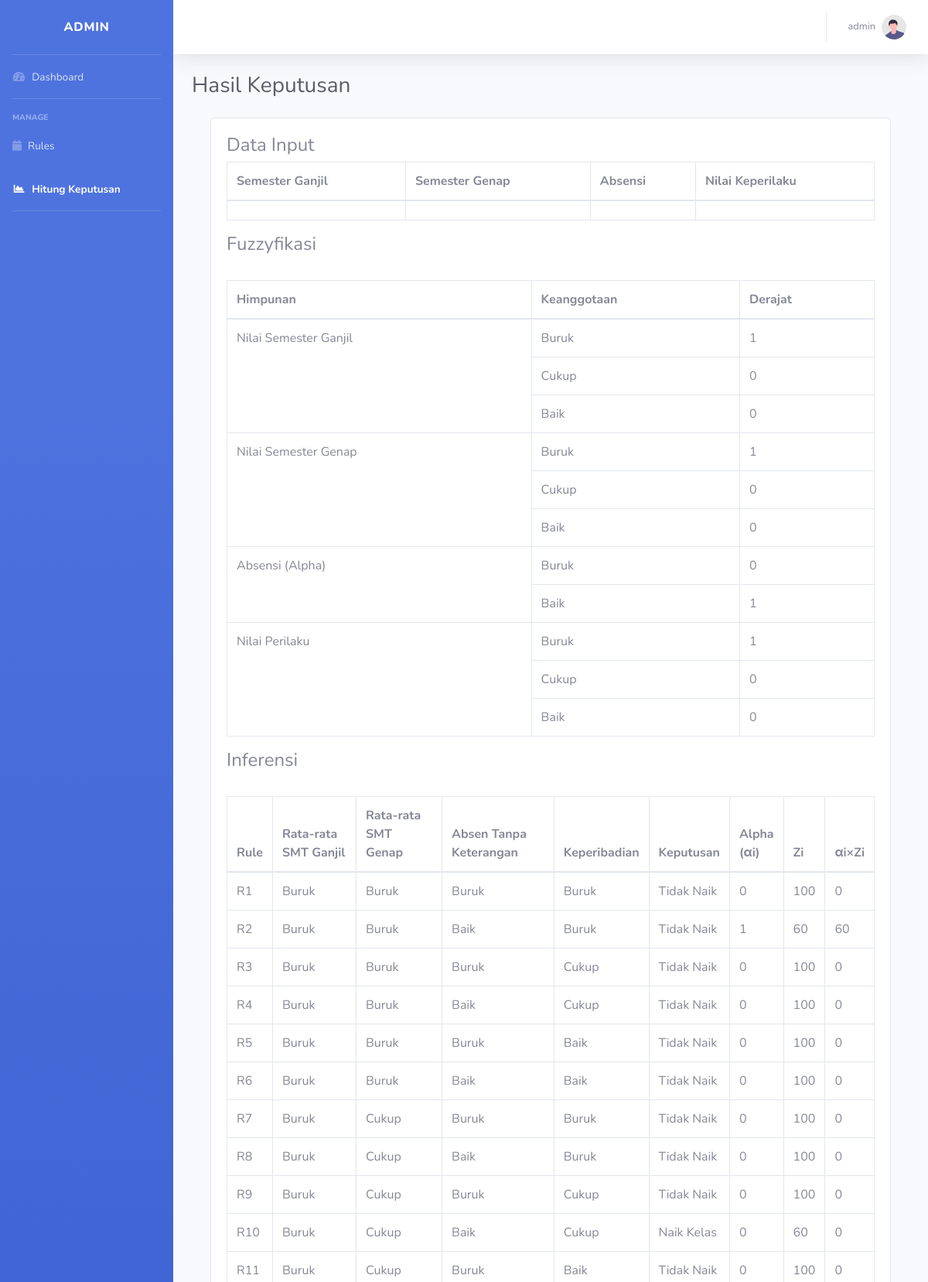
The app's page /dashboard/hasil.php (signed in, upper part) with its own data.
### tables this page shows
CREATE TABLE `rules` (
  `id_rules` int(11) NOT NULL,
  `rules` varchar(20) NOT NULL,
  `smtga` varchar(20) NOT NULL,
  `smtge` varchar(20) NOT NULL,
  `absen` varchar(20) NOT NULL,
  `perilaku` varchar(20) NOT NULL,
  `keputusan` varchar(20) NOT NULL
);

### dashboard/hasil.php (the view, shortened to what this page needs)
<?php
    include("../koneksi.php");
    $id = $_SESSION["id"];
    $nama = mysqli_query($db, "SELECT * FROM admin WHERE id_admin = '$id'");
    $res = mysqli_fetch_array($nama);
    $SMTGa = $_POST['SMTGa'];
    $SMTGe = $_POST['SMTGe'];
    $absensi = $_POST['absensi'];
    $perilaku = $_POST['perilaku'];
    if($SMTGa <= 60){
        $SMTGaBuruk = 1;
    }
    if($SMTGa >= 70 && $SMTGa <=80){
        $SMTGaCukup = 1;
    }
    else if($SMTGa >= 60 && $SMTGa <= 70){
        $SMTGaCukup = ($SMTGa - 60)/(70-60);
    }
    else if($SMTGa >= 80 && $SMTGa <= 90){
        $SMTGaCukup = (90 - $SMTGa)/(90-80);
    }
    else if($SMTGa <= 60 || $SMTGa >= 90){
        $SMTGaCukup = 0;
    }
    if($SMTGa >= 90){
        $SMTGaBaik = 1;
    }
    else if($SMTGa >= 80 && $SMTGa <= 90){
        $SMTGaBaik = ($SMTGa - 80)/(90-80);
    }
    else if($SMTGa <= 80){
        $SMTGaBaik = 0;
    }
    if($SMTGe <= 60){
        $SMTGeBuruk = 1;
    }
    if($SMTGe >= 70 && $SMTGe <= 80){
        $SMTGeCukup = 1;
    }
    else if($SMTGe >= 60 && $SMTGe <= 70){
        $SMTGeCukup = ($SMTGe - 60)/(70-60);
    }
    else if($SMTGe >= 80 && $SMTGe <= 90){
        $SMTGeCukup = (90 - $SMTGe)/(90-80);
    }
    else if($SMTGe <= 60 || $SMTGe >= 90){
        $SMTGeCukup = 0;
    }
    if($SMTGe >= 90){
        $SMTGeBaik = 1;
    }
    else if($SMTGe >= 80 && $SMTGe <= 90){
        $SMTGeBaik = ($SMTGe - 80)/(90-80);
    }
    else if($SMTGe <= 80){
        $SMTGeBaik = 0;
    }
    if($absensi <= 4){
        $absensiBaik = 1;
    }
    if($absensi >= 10){
        $absensiBuruk = 1;
    }
    else if($absensi >= 4 && $absensi <= 10){
        $absensiBuruk = ($absensi - 4)/(10-4);
    }else if($absensi <= 4){
        $absensiBuruk = 0;
    }
    if($perilaku <= 50){
        $perilakuBuruk = 1;
    }
    if($perilaku >= 60 && $perilaku <= 70){
        $perilakuCukup = 1;
    }
    else if($perilaku >= 50 && $perilaku <= 60){
        $perilakuCukup = ($perilaku - 50)/(60-50);
    }
    else if($perilaku >= 70 && $perilaku <= 80){
        $perilakuCukup = (80 - $perilaku)/(80-70);
    }
    else if($perilaku <= 50 || $perilaku >= 80){
        $perilakuCukup = 0;
    }
    if($perilaku >= 80){
        $perilakuBaik = 1;
    }
    else if($perilaku >= 70 && $perilaku <= 80){
        $perilakuBaik = ($perilaku - 70)/(80-70);
    }
    else if($perilaku <= 70){
        $perilakuBaik = 0;
    }
?>
<!DOCTYPE html>
<html lang="en">
<head>
    <link href="assets/vendor/fontawesome-free/css/all.min.css" rel="stylesheet" type="text/css">
    <link href="assets/css/sb-admin-2.min.css" rel="stylesheet">
</head>
<body id="page-top">
    <div id="wrapper">
        <ul class="navbar-nav bg-gradient-primary sidebar sidebar-dark accordion" id="accordionSidebar">
            <a class="sidebar-brand d-flex align-items-center justify-content-center" href="index.php">
                <div class="sidebar-brand-text mx-3">ADMIN</div>
            </a>
            <hr class="sidebar-divider my-0">
            <li class="nav-item">
                <a class="nav-link" href="index.php">
                    <i class="fas fa-fw fa-tachometer-alt"></i>
                    <span>Dashboard</span></a>
            </li>
            <hr class="sidebar-divider">
            <div class="sidebar-heading">
                Manage
            </div>
            <li class="nav-item">
                <a class="nav-link" href="rules.php">
                <i class="fas fa-calendar"></i>
                    <span>Rules</span></a>
            </li>
            <li class="nav-item active">
                <a class="nav-link" href="hitung.php">
                    <i class="fas fa-fw fa-chart-area"></i>
                    <span>Hitung Keputusan</span></a>
            </li>
            <hr class="sidebar-divider">
        </ul>
        <div id="content-wrapper" class="d-flex flex-column">
            <div id="content">
                <nav class="navbar navbar-expand navbar-light bg-white topbar mb-4 static-top shadow">
                    <ul class="navbar-nav ml-auto">
                        <li class="nav-item dropdown no-arrow">
                            <a class="nav-link dropdown-toggle" href="#" id="userDropdown" role="button"
                                data-toggle="dropdown" aria-haspopup="true" aria-expanded="false">
                                <span class="mr-2 d-none d-lg-inline text-gray-600 small"><?= $res["username"]?></span>
                                <img class="img-profile rounded-circle"
                                    src="assets/img/undraw_profile.svg">
                            </a>
                        </li>
                    </ul>
                </nav>
                <div class="container-fluid">
                    <div class="d-sm-flex align-items-center justify-content-between mb-4">
                        <h1 class="h3 mb-0 text-gray-800">Hasil Keputusan</h1>
                    </div>
                    <div class="container">
                        <div class="card">
                            <div class="card-body">
                                <h4><div class="text-black"> Data Input </div></h4>
                                <table class="table table-bordered" id="dataTable" width="100%" cellspacing="0">
                                    <thead>
                                        <tr>
                                            <th>Semester Ganjil</th>
                                            <th>Semester Genap</th>
                                            <th>Absensi</th>
                                            <th>Nilai Keperilaku</th>
                                        </tr>
                                    </thead>
                                    <tbody>
                                        <tr>
                                            <td><?= $SMTGa?></td>
                                            <td><?= $SMTGe?></td>
                                            <td><?= $absensi?></td>
                                            <td><?= $perilaku?></td>
                                        </tr>
                                    </tbody>
                                </table>
                                <h4><div class="text-black"> Fuzzyfikasi </div></h4>
                                <br>
                                <table class="table table-bordered" id="dataTable" width="100%" cellspacing="0">
                                    <thead>
                                        <tr>
                                            <th>Himpunan</th>
                                            <th>Keanggotaan</th>
                                            <th>Derajat</th>
                                        </tr>
                                    </thead>
                                    <tbody>
                                        <tr>
                                            <td rowspan="3">Nilai Semester Ganjil</td>
                                            <td>Buruk</td>
                                            <td><?= $SMTGaBuruk?></td>
                                        </tr>
                                        <tr>
                                            <td>Cukup</td>
                                            <td><?= $SMTGaCukup?></td>
                                        </tr>
                                        <tr>
                                            <td>Baik</td>
                                            <td><?= $SMTGaBaik?></td>
                                        </tr>
                                        <tr>
                                            <td rowspan="3">Nilai Semester Genap</td>
                                            <td>Buruk</td>
                                            <td><?= $SMTGeBuruk?></td>
                                        </tr>
                                        <tr>
                                            <td>Cukup</td>
                                            <td><?= $SMTGeCukup?></td>
                                        </tr>
                                        <tr>
                                            <td>Baik</td>
                                            <td><?= $SMTGeBaik?></td>
                                        </tr>
                                        <tr>
                                            <td rowspan="2">Absensi (Alpha)</td>
                                            <td>Buruk</td>
                                            <td><?= $absensiBuruk?></td>
                                        </tr>
                                        <tr>
                                            <td>Baik</td>
                                            <td><?= $absensiBaik?></td>
                                        </tr>
                                        <tr>
                                            <td rowspan="3">Nilai Perilaku</td>
                                            <td>Buruk</td>
                                            <td><?= $perilakuBuruk?></td>
                                        </tr>
                                        <tr>
                                            <td>Cukup</td>
                                            <td><?= $perilakuCukup?></td>
                                        </tr>
                                        <tr>
                                            <td>Baik</td>
                                            <td><?= $perilakuBaik?></td>
                                        </tr>
                                    </tbody>
                                </table>
                                <h4><div class="text-black"> Inferensi </div></h4>
                                <br>
                                <table class="table table-bordered" id="dataTable" width="100%" cellspacing="0">
                                    <thead>
                                        <tr>
                                            <th>Rule</th>
                                            <th>Rata-rata SMT Ganjil</th>
                                            <th>Rata-rata SMT Genap</th>
                                            <th>Absen Tanpa Keterangan</th>
                                            <th>Keperibadian</th>
                                            <th>Keputusan</th>
                                            <th>Alpha<br>(αi)</th>
                                            <th>Zi</th>
                                            <th>αi×Zi</th>
                                        </tr>
                                    </thead>
                                    <tbody>
                                    <?php
                                        $i=0;
                                        $sql = mysqli_query($db, "SELECT * FROM rules");
                                            while($row = mysqli_fetch_array($sql)){
                                                if($row["smtga"] == "Buruk"){
                                                    $DataGanjil = $SMTGaBuruk;
                                                }else if($row["smtga"] == "Cukup"){
                                                    $DataGanjil = $SMTGaCukup;
                                                }else{
                                                    $DataGanjil = $SMTGaBaik;
                                                }
                                                if($row["smtge"] == "Buruk"){
                                                    $DataGenap = $SMTGeBuruk;
                                                }else if($row["smtge"] == "Cukup"){
                                                    $DataGenap = $SMTGeCukup;
                                                }else{
                                                    $DataGenap = $SMTGeBaik;
                                                }
                                                if($row["absen"] == "Buruk"){
                                                    $DataAbsen = $absensiBuruk;
                                                }else{
                                                    $DataAbsen = $absensiBaik;
                                                }
                                                if($row["perilaku"] == "Buruk"){
                                                    $DataPerilaku = $perilakuBuruk;
                                                }else if($row["perilaku"] == "Cukup"){
                                                    $DataPerilaku = $perilakuCukup;
                                                }else{
                                                    $DataPerilaku = $perilakuBaik;
                                                }
                                                $a[$i] = min($DataGanjil, $DataGenap, $DataAbsen, $DataPerilaku);
                                                if($row["keputusan"] == "Tidak Naik" ){
                                                        $rumus = 100 - $a[$i] * (100-60);
                                                    }else{
                                                        $rumus = $a[$i] * (100-60) + 60;
                                                    }
                                                $z[$i] = $rumus;
                                                $AiZi[$i] = $a[$i]*$z[$i];
                                    ?>
                                        <tr>
                                            <td><?= $row["rules"]?></td>
                                            <td><?= $row["smtga"]?></td>
                                            <td><?= $row["smtge"]?></td>
                                            <td><?= $row["absen"]?></td>
                                            <td><?= $row["perilaku"]?></td>
                                            <td><?= $row["keputusan"]?></td>
                                            <td><?= round($a[$i],2)?></td>
                                            <td><?= round($z[$i],2)?></td>
                                            <td><?= round($AiZi[$i],2)?></td>
                                        </tr>
                                    <?php $i++; }?>
                                    </tbody>
                                </table>
                            </div>
                        </div>
                    </div>
                </div>
            </div>
        </div>
    </div>
</body>
</html>

### records on screen
rules: rules "R1", smtga "Buruk", smtge "Buruk", absen "Buruk", perilaku "Buruk", keputusan "Tidak Naik", i "0", i "100"
rules: rules "R2", smtga "Buruk", smtge "Buruk", absen "Baik", perilaku "Buruk", keputusan "Tidak Naik", i "1", i "60"
rules: rules "R3", smtga "Buruk", smtge "Buruk", absen "Buruk", perilaku "Cukup", keputusan "Tidak Naik", i "0", i "100"
rules: rules "R4", smtga "Buruk", smtge "Buruk", absen "Baik", perilaku "Cukup", keputusan "Tidak Naik", i "0", i "100"
rules: rules "R5", smtga "Buruk", smtge "Buruk", absen "Buruk", perilaku "Baik", keputusan "Tidak Naik", i "0", i "100"
rules: rules "R6", smtga "Buruk", smtge "Buruk", absen "Baik", perilaku "Baik", keputusan "Tidak Naik", i "0", i "100"
rules: rules "R7", smtga "Buruk", smtge "Cukup", absen "Buruk", perilaku "Buruk", keputusan "Tidak Naik", i "0", i "100"
rules: rules "R8", smtga "Buruk", smtge "Cukup", absen "Baik", perilaku "Buruk", keputusan "Tidak Naik", i "0", i "100"
rules: rules "R9", smtga "Buruk", smtge "Cukup", absen "Buruk", perilaku "Cukup", keputusan "Tidak Naik", i "0", i "100"
rules: rules "R10", smtga "Buruk", smtge "Cukup", absen "Baik", perilaku "Cukup", keputusan "Naik Kelas", i "0", i "60"
rules: rules "R11", smtga "Buruk", smtge "Cukup", absen "Buruk", perilaku "Baik", keputusan "Tidak Naik", i "0", i "100"

### other values on screen
$res["username"] "admin"
$SMTGaBuruk "1"
$SMTGaCukup "0"
$SMTGaBaik "0"
$SMTGeBuruk "1"
$SMTGeCukup "0"
$SMTGeBaik "0"
$absensiBuruk "0"
$absensiBaik "1"
$perilakuBuruk "1"
$perilakuCukup "0"
$perilakuBaik "0"
